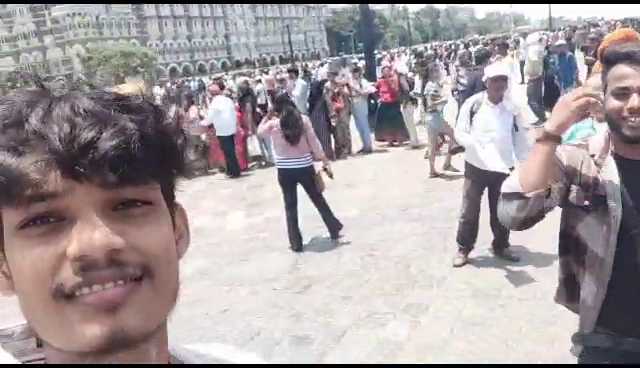
#> input picture frame 45 of OpenCv/video/2.mp4, 640 x 368 px
$ python face_2.py
#> lines starting #> are read from the running program, lines starting #| are printed output that depends on the picture; after the words box and inside, x2 and y2 are one past the last pixel; in counts of white or black regions, pixels touching at a corner belong together
import cv2

face_cascade = cv2.CascadeClassifier('haarcascade_frontalface_default.xml')
video = 'video/2.mp4'
cap = cv2.VideoCapture(video)  #add here video variable o capture video

while True:
    _,img = cap.read()
#> img is the input picture: shape (368, 640, 3); mean B, G, R 158.1, 155.9, 165.1
    gray = cv2.cvtColor(img,cv2.COLOR_BGR2GRAY)
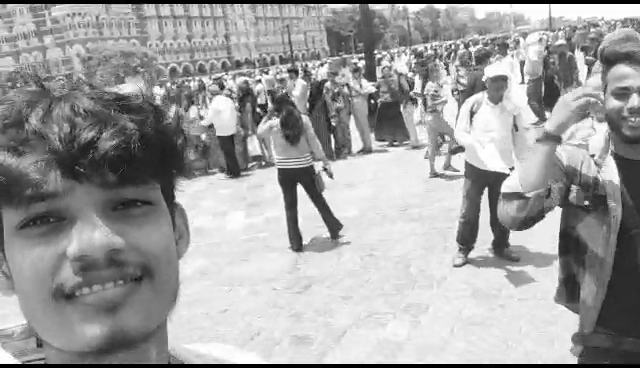
#> gray: shape (368, 640); min 0, max 255, mean 158.9
    # faces = face_cascade.detectMultiScale(gray,1.3,2)
    faces = face_cascade.detectMultiScale(gray,1.1,3)
#> faces = [[575, 211, 36, 36]]
    # faces = face_cascade.detectMultiScale(gray,1.1,4)


    for (x,y,w,h) in faces:
        cv2.rectangle(img,(x,y),(x+w,y+h),(255,0,0),2)
        cv2.putText(img,"Hello World",(x+20,y+2),cv2.FONT_HERSHEY_PLAIN,1,(255,255,255),1)
#> this loop made 1 pass
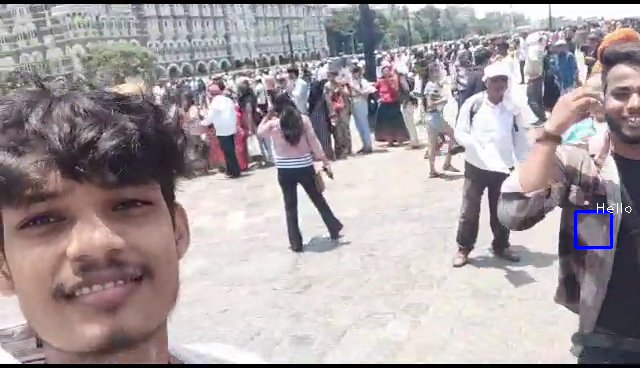
#> img: shape (368, 640, 3); 0.21% of pixels changed, all inside (x1, y1, x2, y2) = (574, 203, 632, 249)

    cv2.imshow('img',img)

    k= cv2.waitKey(30) & 0xff
#> (key Esc is pressed here)

    if k == 27:
        break
cap.release

$ run again, starting later in the video
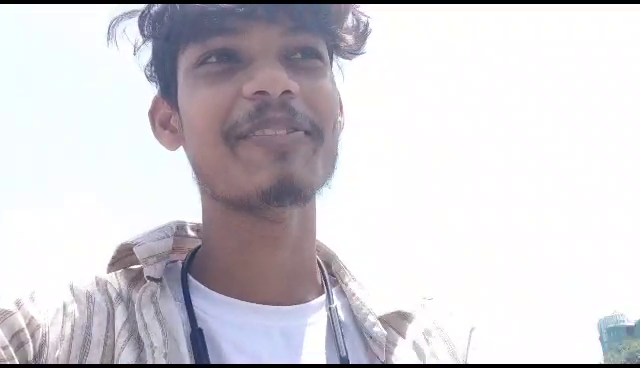
#> input picture frame 202 of OpenCv/video/2.mp4, 640 x 368 px
#> img is the input picture: shape (368, 640, 3); mean B, G, R 213.9, 208.4, 211.4
#> `gray = cv2.cvtColor(img,cv2.COLOR_BGR2GRAY)`:
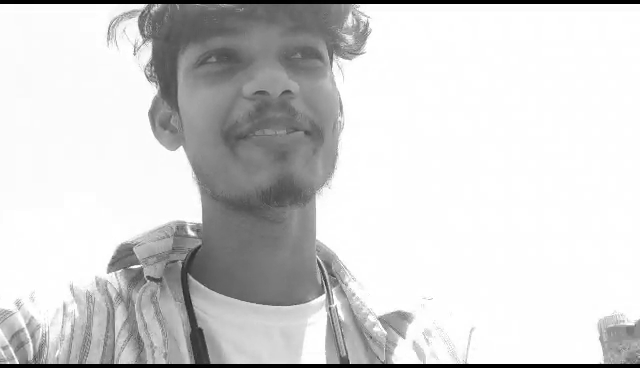
#> gray: shape (368, 640); min 0, max 255, mean 209.8
#> faces = [[207, 10, 140, 140]]
#> the loop `for (x,y,w,h) in faces:` made 1 pass
#> after the loop `for (x,y,w,h) in faces:`:
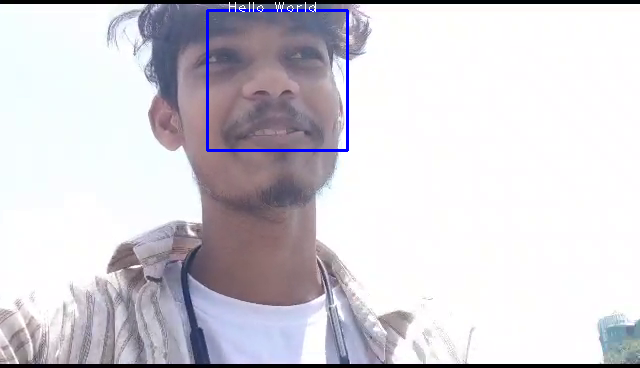
#> img: shape (368, 640, 3); 0.76% of pixels changed, all inside (x1, y1, x2, y2) = (206, 2, 349, 152)

$ run again, starting later in the video
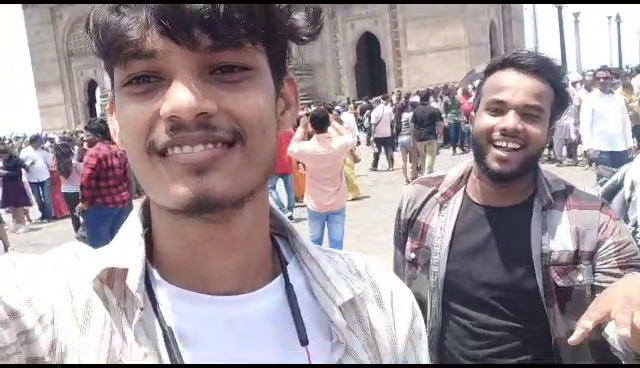
#> input picture frame 360 of OpenCv/video/2.mp4, 640 x 368 px
#> img is the input picture: shape (368, 640, 3); mean B, G, R 151.9, 147.2, 159.4
#> `gray = cv2.cvtColor(img,cv2.COLOR_BGR2GRAY)`:
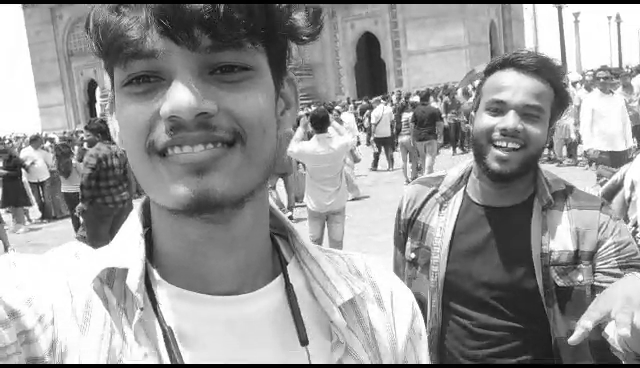
#> gray: shape (368, 640); min 0, max 255, mean 151.3
#> faces = [[466, 76, 91, 91], [95, 6, 186, 186]]
#> the loop `for (x,y,w,h) in faces:` made 2 passes
#> after the loop `for (x,y,w,h) in faces:`:
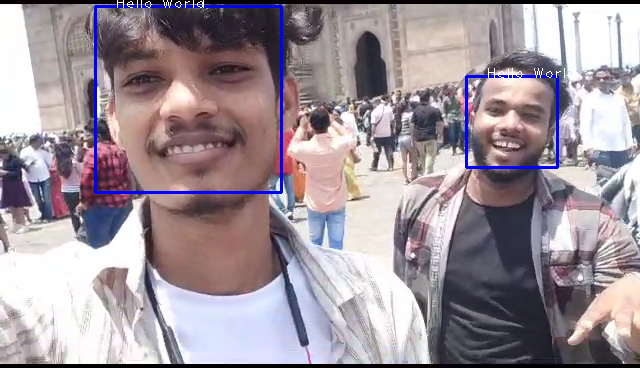
#> img: shape (368, 640, 3); 1.51% of pixels changed, all inside (x1, y1, x2, y2) = (94, 0, 575, 194)
